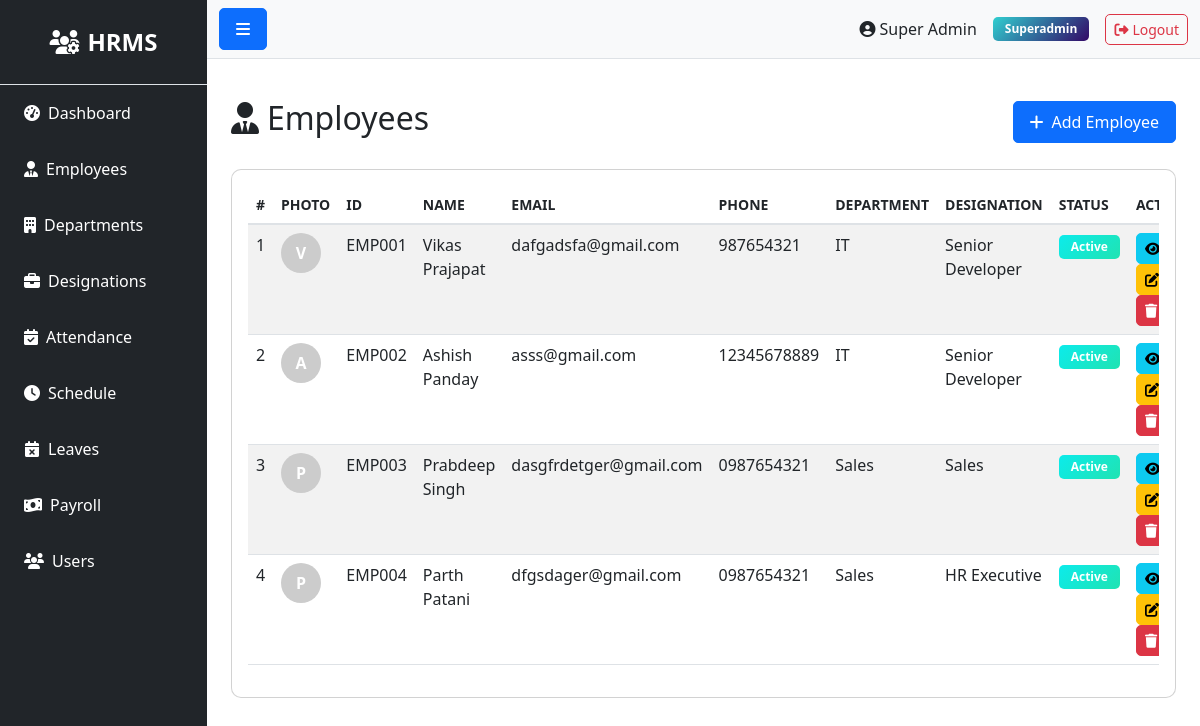
The app's page /employee/ (signed in), older data.
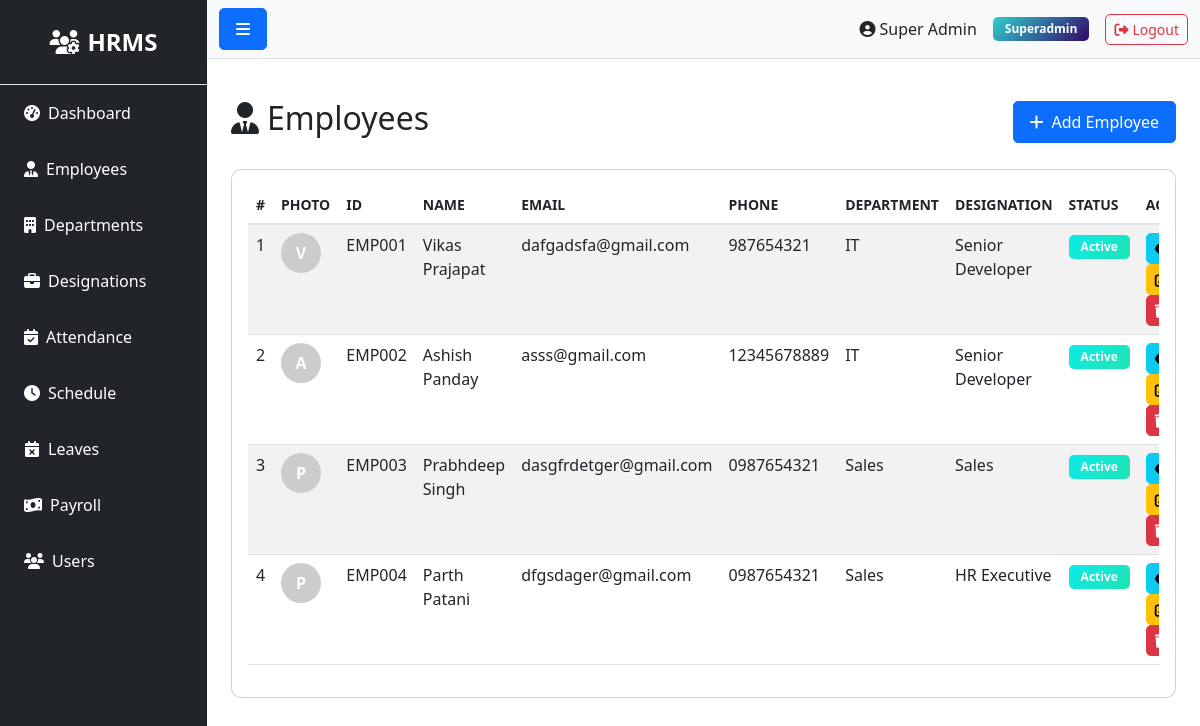
The same page, newer data.
### models.py (models this page shows, shortened)
class Employee(db.Model):
    __tablename__ = 'employees'
    id = db.Column(db.Integer, primary_key=True)
    department_id = db.Column(db.Integer, db.ForeignKey('departments.id'))
    designation_id = db.Column(db.Integer, db.ForeignKey('designations.id'))
    schedule_id = db.Column(db.Integer, db.ForeignKey('schedules.id'))
    firstname = db.Column(db.String(100), nullable=False)
    lastname = db.Column(db.String(100), nullable=False)
    unique_id = db.Column(db.String(50), unique=True)
    email = db.Column(db.String(100), unique=True)
    phone = db.Column(db.String(20))
    address = db.Column(db.Text)
    dob = db.Column(db.Date)
    gender = db.Column(db.String(10))
    religion = db.Column(db.String(50))
    marital = db.Column(db.String(20))
    image = db.Column(db.String(255))  # Store image filename
    status = db.Column(db.String(20), default='active')
    created_at = db.Column(db.DateTime, default=datetime.utcnow)
    updated_at = db.Column(db.DateTime, default=datetime.utcnow, onupdate=datetime.utcnow)
    attendances = db.relationship('Attendance', backref='employee', lazy=True, cascade='all, delete-orphan')
    checks = db.relationship('Check', backref='employee', lazy=True, cascade='all, delete-orphan')
    salary = db.relationship('Salary', backref='employee', uselist=False, cascade='all, delete-orphan')
    leaves = db.relationship('Leave', backref='employee', lazy=True, cascade='all, delete-orphan')
    late_times = db.relationship('LateTime', backref='employee', lazy=True, cascade='all, delete-orphan')
    over_times = db.relationship('OverTime', backref='employee', lazy=True, cascade='all, delete-orphan')
    payrolls = db.relationship('Payroll', backref='employee', lazy=True, cascade='all, delete-orphan')

class Department(db.Model):
    __tablename__ = 'departments'
    id = db.Column(db.Integer, primary_key=True)
    name = db.Column(db.String(100), nullable=False)
    description = db.Column(db.Text)
    created_at = db.Column(db.DateTime, default=datetime.utcnow)
    updated_at = db.Column(db.DateTime, default=datetime.utcnow, onupdate=datetime.utcnow)
    employees = db.relationship('Employee', backref='department', lazy=True)

class Designation(db.Model):
    __tablename__ = 'designations'
    id = db.Column(db.Integer, primary_key=True)
    name = db.Column(db.String(100), nullable=False)
    description = db.Column(db.Text)
    created_at = db.Column(db.DateTime, default=datetime.utcnow)
    updated_at = db.Column(db.DateTime, default=datetime.utcnow, onupdate=datetime.utcnow)
    employees = db.relationship('Employee', backref='designation', lazy=True)

### routes/admin.py (the view)
@bp.route('/employee')
@login_required
def employee_dashboard():
    if current_user.role.name != 'employee':
        flash('Access denied', 'danger')
        return redirect(url_for('auth.login'))
    employee = Employee.query.filter_by(email=current_user.email).first()
    recent_attendance = []
    pending_leaves = 0
    latest_payroll = None
    if employee:
        recent_attendance = (
            Attendance.query
            .filter_by(employee_id=employee.id)
            .order_by(Attendance.date.desc())
            .limit(5)
            .all()
        )
        pending_leaves = Leave.query.filter_by(employee_id=employee.id, status='pending').count()
        latest_payroll = (
            Payroll.query
            .filter_by(employee_id=employee.id)
            .order_by(Payroll.year.desc(), Payroll.month.desc())
            .first()
        )
    return render_template(
        'admin/user/dashboard.html',
        employee=employee,
        user=current_user,
        recent_attendance=recent_attendance,
        pending_leaves=pending_leaves,
        latest_payroll=latest_payroll
    )

### app.py (called while the page is built)
@login_manager.user_loader
def load_user(user_id):
    try:
        return db.session.get(User, int(user_id))
    except Exception as e:
        app.logger.error(f'Error loading user {user_id}: {str(e)}')
        return None

@app.context_processor
def inject_user():
    pending_leaves = 0
    try:
        if current_user.is_authenticated and getattr(current_user, 'role', None) and current_user.role.name in ['superadmin', 'admin', 'hr']:
            from models import Leave
            pending_leaves = Leave.query.filter_by(status='pending').count()
    except Exception:
        pending_leaves = 0
    return dict(current_user=current_user, pending_leaves=pending_leaves)

### routes/employee.py (called while the page is built)
@bp.route('/')
@login_required
def index():
    employees = Employee.query.all()
    return render_template('admin/employee/index.html', employees=employees)

### templates/admin/employee/index.html (shortened to what this page needs)
{% extends "base.html" %}
{% block content %}
<div class="d-flex justify-content-between align-items-center mb-4">
    <h2><i class="fas fa-user-tie me-2"></i>Employees</h2>
    <a href="{{ url_for('employee.create') }}" class="btn btn-primary">
        <i class="fas fa-plus me-2"></i>Add Employee
    </a>
</div>
<div class="card">
    <div class="card-body">
        <div class="table-responsive">
            <table class="table table-striped table-hover">
                <thead>
                    <tr>
                        <th>#</th>
                        <th>Photo</th>
                        <th>ID</th>
                        <th>Name</th>
                        <th>Email</th>
                        <th>Phone</th>
                        <th>Department</th>
                        <th>Designation</th>
                        <th>Status</th>
                        <th>Actions</th>
                    </tr>
                </thead>
                <tbody>
                    {% if employees %}
                        {% for employee in employees %}
                        <tr>
                            <td>{{ loop.index }}</td>
                            <td>
                                {% if employee.image %}
                                <img src="{{ url_for('static', filename='uploads/employees/' ~ employee.image) }}" alt="{{ employee.firstname }}" style="width: 40px; height: 40px; border-radius: 50%; object-fit: cover;">
                                {% else %}
                                <div style="width: 40px; height: 40px; border-radius: 50%; background-color: #ccc; display: flex; align-items: center; justify-content: center; color: white; font-weight: bold;">{{ employee.firstname[0] }}</div>
                                {% endif %}
                            </td>
                            <td>{{ employee.unique_id or 'N/A' }}</td>
                            <td>{{ employee.firstname }} {{ employee.lastname }}</td>
                            <td>{{ employee.email or 'N/A' }}</td>
                            <td>{{ employee.phone or 'N/A' }}</td>
                            <td>{{ employee.department.name if employee.department else 'N/A' }}</td>
                            <td>{{ employee.designation.name if employee.designation else 'N/A' }}</td>
                            <td>
                                <span class="badge bg-{{ 'success' if employee.status == 'active' else 'danger' }}">
                                    {{ employee.status|title }}
                                </span>
                            </td>
                            <td>
                                <a href="{{ url_for('employee.show', id=employee.id) }}" class="btn btn-sm btn-info">
                                    <i class="fas fa-eye"></i>
                                </a>
                                <a href="{{ url_for('employee.edit', id=employee.id) }}" class="btn btn-sm btn-warning">
                                    <i class="fas fa-edit"></i>
                                </a>
                                <form method="POST" action="{{ url_for('employee.delete', id=employee.id) }}" style="display:inline;" onsubmit="return confirm('Are you sure?')">
                                    <button type="submit" class="btn btn-sm btn-danger">
                                        <i class="fas fa-trash"></i>
                                    </button>
                                </form>
                            </td>
                        </tr>
                        {% endfor %}
                    {% else %}
                        <tr>
                            <td colspan="9" class="text-center">No employees found</td>
                        </tr>
                    {% endif %}
                </tbody>
            </table>
        </div>
    </div>
</div>
{% endblock %}

Row changes from the older to the newer data that the page shows:
changed Employee "EMP003": firstname "Prabdeep" → "Prabhdeep"
